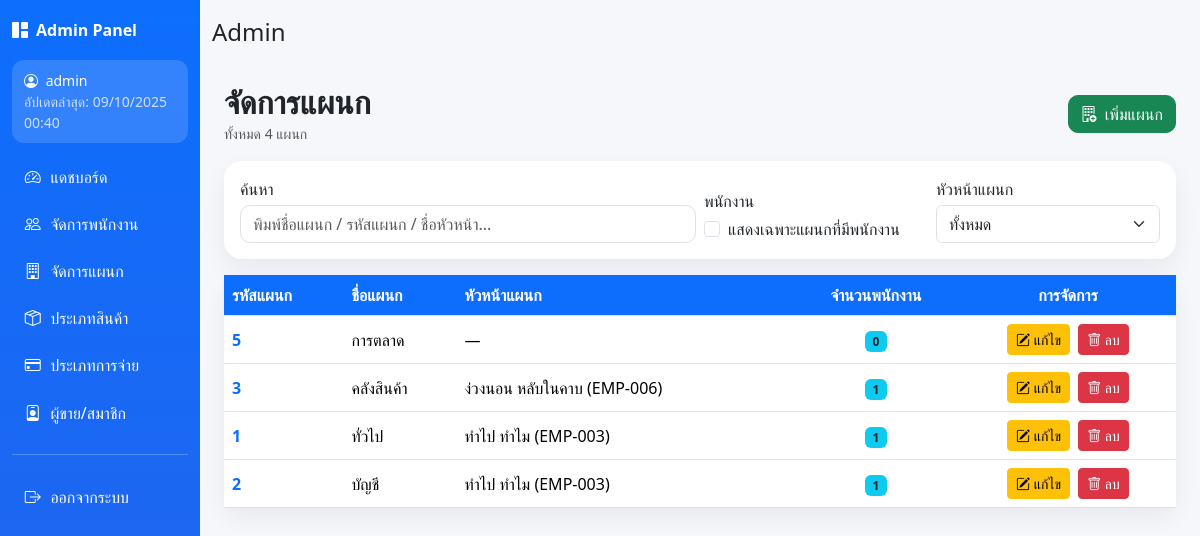
Screenshot of /Devolper/departmentManagement.php (signed in) with the database file from the repository.
### tables this page shows
CREATE TABLE `departments` (
  `department_id` int(10) UNSIGNED NOT NULL,
  `department_name` varchar(100) NOT NULL COMMENT 'ชื่อแผนก',
  `head_employee_id` int(10) UNSIGNED DEFAULT NULL COMMENT 'รหัสพนักงานที่เป็นหัวหน้า (FK ไป employees ภายหลัง)'
);

CREATE TABLE `employees` (
  `employee_id` int(10) UNSIGNED NOT NULL,
  `full_name` varchar(150) NOT NULL COMMENT 'ชื่อพนักงาน',
  `phone` varchar(20) DEFAULT NULL,
  `email` varchar(150) DEFAULT NULL,
  `status` enum('active','inactive') NOT NULL DEFAULT 'active' COMMENT 'สถานะพนักงาน',
  `department_id` int(10) UNSIGNED NOT NULL,
  `employee_code` varchar(12) DEFAULT NULL
);

### Devolper/departmentManagement.php (the view, shortened to what this page needs)
<?php
require_once("../connect.php");
$sql = "
  SELECT d.department_id, d.department_name,
         COALESCE(ec.emp_count,0) AS employee_count,
         he.employee_id AS head_id,
         he.full_name   AS head_name,
         he.employee_code AS head_code
  FROM departments d
  LEFT JOIN (
    SELECT department_id, COUNT(*) AS emp_count
    FROM employees
    GROUP BY department_id
  ) ec ON ec.department_id = d.department_id
  LEFT JOIN employees he ON he.employee_id = d.head_employee_id
  ORDER BY d.department_name ASC
";
$res = $conn->query($sql);
$departments = [];
while ($row = $res->fetch_assoc()) $departments[] = $row;
$totalDepartments = count($departments);
require __DIR__ . '/partials/admin_header.php';
?>
<!DOCTYPE html>
<html lang="th">
<head>
  <link href="https://cdn.jsdelivr.net/npm/bootstrap@5.3.3/dist/css/bootstrap.min.css" rel="stylesheet">
  <link rel="stylesheet" href="https://cdn.jsdelivr.net/npm/bootstrap-icons@1.11.3/font/bootstrap-icons.css">
</head>
<body>
<div class="container py-4">
  <div class="d-flex align-items-center justify-content-between mb-3">
    <div>
      <h2 class="page-title mb-0">จัดการแผนก</h2>
      <small class="text-muted">ทั้งหมด <?php echo number_format($totalDepartments); ?> แผนก</small>
    </div>
    <div class="toolbar">
      <button type="button" class="btn btn-success" data-bs-toggle="modal" data-bs-target="#addDeptModal">
        <i class="bi bi-building-add me-1"></i> เพิ่มแผนก
      </button>
    </div>
  </div>
  <div class="card mb-3">
    <div class="card-body">
      <div class="row g-2 align-items-end">
        <div class="col-md-6 search-bar">
          <label class="form-label mb-1">ค้นหา</label>
          <input type="text" id="searchInput" class="form-control"
                 placeholder="พิมพ์ชื่อแผนก / รหัสแผนก / ชื่อหัวหน้า...">
        </div>
        <div class="col-md-3">
          <label class="form-label mb-1">พนักงาน</label>
          <div class="form-check">
            <input class="form-check-input" type="checkbox" id="hasEmpOnly">
            <label class="form-check-label" for="hasEmpOnly">แสดงเฉพาะแผนกที่มีพนักงาน</label>
          </div>
        </div>
        <div class="col-md-3">
          <label class="form-label mb-1">หัวหน้าแผนก</label>
          <select id="headFilter" class="form-select">
            <option value="">ทั้งหมด</option>
          </select>
        </div>
      </div>
    </div>
  </div>
  <div class="card">
    <div class="table-responsive">
      <table class="table table-hover align-middle mb-0">
        <thead>
          <tr>
            <th class="sticky">รหัสแผนก</th>
            <th class="sticky">ชื่อแผนก</th>
            <th class="sticky">หัวหน้าแผนก</th>
            <th class="sticky text-center">จำนวนพนักงาน</th>
            <th class="sticky text-center">การจัดการ</th>
          </tr>
        </thead>
        <tbody id="deptTableBody">
          <?php if ($totalDepartments): ?>
            <?php foreach ($departments as $row): ?>
              <?php
                $empCount = (int)$row['employee_count'];
                $hasHead  = (int)!empty($row['head_id']);
                $headText = $hasHead
                  ? htmlspecialchars($row['head_name']) . ($row['head_code'] ? " (" . htmlspecialchars($row['head_code']) . ")" : "")
                  : '—';
              ?>
              <tr data-empcount="<?= $empCount ?>" data-head="<?= $hasHead ?>">
                <td class="code-pill text-primary"><?= htmlspecialchars($row['department_id']) ?></td>
                <td><?= htmlspecialchars($row['department_name']) ?></td>
                <td><?= $headText ?></td>
                <td class="text-center">
                  <span class="badge bg-info text-dark"><?= number_format($empCount) ?></span>
                </td>
                <td class="text-center">
                  <a href="department_edit.php?id=<?= (int)$row['department_id'] ?>"
                     class="btn btn-sm btn-warning me-1">
                    <i class="bi bi-pencil-square"></i> แก้ไข
                  </a>
                  <a href="department_delete.php?id=<?= (int)$row['department_id'] ?>"
                     class="btn btn-sm btn-danger"
                     onclick="return confirm('ต้องการลบแผนกนี้หรือไม่? การลบอาจกระทบพนักงานที่สังกัดอยู่');">
                    <i class="bi bi-trash"></i> ลบ
                  </a>
                </td>
              </tr>
            <?php endforeach; ?>
          <?php else: ?>
            <tr>
              <td colspan="5" class="text-center text-muted py-4">ไม่พบข้อมูลแผนก</td>
            </tr>
          <?php endif; ?>
        </tbody>
      </table>
    </div>
  </div>
</div>
</body>
</html>
<?php require __DIR__ . '/partials/admin_footer.php'; ?>

### Devolper/partials/admin_header.php (style rules this page uses)
body { background:#f6f7fb; }

### Devolper/departmentManagement.php (style rules this page uses)
body { background:#f6f7fb; }
.page-title { font-weight:700; }
.card { border:0; border-radius:18px; box-shadow:0 10px 25px rgba(0,0,0,.06); }
.table thead th { background:#0d6efd; color:#fff; vertical-align:middle; }
.table thead th.sticky { position:sticky; top:0; z-index:2; }
.search-bar .form-control { border-radius:10px; }
.toolbar .btn { border-radius:10px; }
.code-pill { font-weight:600; letter-spacing:.25px; }

### rows the page displays
departments: department_id "5", department_name "การตลาด", headText "—", empCount "0"
departments: department_id "3", department_name "คลังสินค้า", head_employee.employee_code "ง่วงนอน หลับในคาบ (EMP-006)", empCount "1"
departments: department_id "1", department_name "ทั่วไป", head_employee.employee_code "ทำไป ทำไม (EMP-003)", empCount "1"
departments: department_id "2", department_name "บัญชี", head_employee.employee_code "ทำไป ทำไม (EMP-003)", empCount "1"

### other values shown
$_SESSION['username'] "admin"
$page_title "Admin"
$totalDepartments "4"
